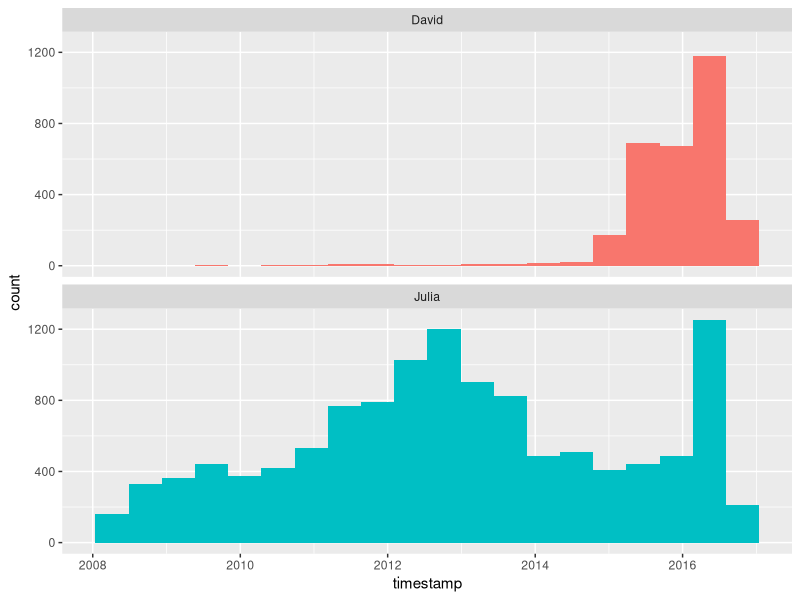

This chart was generated by the following R code: (Note: this script raises an error after producing the figure.)
## ---- chunk 1
library(lubridate)
library(ggplot2)
library(dplyr)
library(readr)

tweets_julia <- read_csv("data/tweets_julia.csv")
tweets_dave <- read_csv("data/tweets_dave.csv")
tweets <- bind_rows(tweets_julia %>% 
                      mutate(person = "Julia"),
                    tweets_dave %>% 
                      mutate(person = "David")) %>%
  mutate(timestamp = ymd_hms(timestamp))

ggplot(tweets, aes(x = timestamp, fill = person)) +
  geom_histogram(position = "identity", bins = 20, show.legend = FALSE) +
  facet_wrap(~person, ncol = 1)
## ---- chunk 2
library(tidytext)
library(stringr)

remove_reg <- "&amp;|&lt;|&gt;"
tidy_tweets <- tweets %>% 
  filter(!str_detect(text, "^RT")) %>%
  mutate(text = str_remove_all(text, remove_reg)) %>%
  unnest_tokens(word, text, token = "tweets") %>%
  filter(!word %in% stop_words$word,
         !word %in% str_remove_all(stop_words$word, "'"),
         str_detect(word, "[a-z]"))
## ---- chunk 3
frequency <- tidy_tweets %>% 
  group_by(person) %>% 
  count(word, sort = TRUE) %>% 
  left_join(tidy_tweets %>% 
              group_by(person) %>% 
              summarise(total = n())) %>%
  mutate(freq = n/total)

frequency
## ---- chunk 4
library(tidyr)

frequency <- frequency %>% 
  select(person, word, freq) %>% 
  pivot_wider(names_from = person,
              values_from = freq) %>%
  arrange(Julia, David)

frequency
## ---- chunk 5
library(scales)

ggplot(frequency, aes(Julia, David)) +
  geom_jitter(alpha = 0.1, size = 2.5, width = 0.25, height = 0.25) +
  geom_text(aes(label = word), check_overlap = TRUE, vjust = 1.5) +
  scale_x_log10(labels = percent_format()) +
  scale_y_log10(labels = percent_format()) +
  geom_abline(color = "red")
## ---- chunk 6
tidy_tweets <- tidy_tweets %>%
  filter(timestamp >= as.Date("2016-01-01"),
         timestamp < as.Date("2017-01-01"))
## ---- chunk 7
word_ratios <- tidy_tweets %>%
  filter(!str_detect(word, "^@")) %>%
  count(word, person) %>%
  group_by(word) %>%
  filter(sum(n) >= 10) %>%
  ungroup() %>%
  pivot_wider(names_from = person, 
              values_from = n, 
              values_fill = 0) %>%
  mutate_if(is.numeric, list(~(. + 1) / (sum(.) + 1))) %>%
  mutate(logratio = log(David / Julia)) %>%
  arrange(desc(logratio))
## ---- chunk 8
word_ratios %>% 
  arrange(abs(logratio))
## ---- chunk 9
word_ratios %>%
  group_by(logratio < 0) %>%
  top_n(15, abs(logratio)) %>%
  ungroup() %>%
  mutate(word = reorder(word, logratio)) %>%
  ggplot(aes(word, logratio, fill = logratio < 0)) +
  geom_col(show.legend = FALSE) +
  coord_flip() +
  ylab("log odds ratio (David/Julia)") +
  scale_fill_discrete(name = "", labels = c("David", "Julia"))
## ---- chunk 10
words_by_time <- tidy_tweets %>%
  filter(!str_detect(word, "^@")) %>%
  mutate(time_floor = floor_date(timestamp, unit = "1 month")) %>%
  count(time_floor, person, word) %>%
  group_by(person, time_floor) %>%
  mutate(time_total = sum(n)) %>%
  group_by(person, word) %>%
  mutate(word_total = sum(n)) %>%
  ungroup() %>%
  rename(count = n) %>%
  filter(word_total > 30)

words_by_time
## ---- chunk 11
nested_data <- words_by_time %>%
  nest(-word, -person) 

nested_data
## ---- chunk 12
library(purrr)

nested_models <- nested_data %>%
  mutate(models = map(data, ~ glm(cbind(count, time_total) ~ time_floor, ., 
                                  family = "binomial")))

nested_models
## ---- chunk 13
library(broom)

slopes <- nested_models %>%
  mutate(models = map(models, tidy)) %>%
  unnest(cols = c(models)) %>%
  filter(term == "time_floor") %>%
  mutate(adjusted.p.value = p.adjust(p.value))
## ---- chunk 14
top_slopes <- slopes %>% 
  filter(adjusted.p.value < 0.05)

top_slopes
## ---- chunk 15
words_by_time %>%
  inner_join(top_slopes, by = c("word", "person")) %>%
  filter(person == "David") %>%
  ggplot(aes(time_floor, count/time_total, color = word)) +
  geom_line(size = 1.3) +
  labs(x = NULL, y = "Word frequency")
## ---- chunk 16
words_by_time %>%
  inner_join(top_slopes, by = c("word", "person")) %>%
  filter(person == "Julia") %>%
  ggplot(aes(time_floor, count/time_total, color = word)) +
  geom_line(size = 1.3) +
  labs(x = NULL, y = "Word frequency")
## ---- chunk 17
tweets_julia <- read_csv("data/juliasilge_tweets.csv")
tweets_dave <- read_csv("data/drob_tweets.csv")
tweets <- bind_rows(tweets_julia %>% 
                      mutate(person = "Julia"),
                    tweets_dave %>% 
                      mutate(person = "David")) %>%
  mutate(created_at = ymd_hms(created_at))
## ---- chunk 18
tidy_tweets <- tweets %>% 
  filter(!str_detect(text, "^(RT|@)")) %>%
  mutate(text = str_remove_all(text, remove_reg)) %>%
  unnest_tokens(word, text, token = "tweets", strip_url = TRUE) %>%
  filter(!word %in% stop_words$word,
         !word %in% str_remove_all(stop_words$word, "'"))

tidy_tweets
## ---- chunk 19
totals <- tidy_tweets %>% 
  group_by(person, id) %>% 
  summarise(rts = first(retweets)) %>% 
  group_by(person) %>% 
  summarise(total_rts = sum(rts))

totals
## ---- chunk 20
word_by_rts <- tidy_tweets %>% 
  group_by(id, word, person) %>% 
  summarise(rts = first(retweets)) %>% 
  group_by(person, word) %>% 
  summarise(retweets = median(rts), uses = n()) %>%
  left_join(totals) %>%
  filter(retweets != 0) %>%
  ungroup()

word_by_rts %>% 
  filter(uses >= 5) %>%
  arrange(desc(retweets))
## ---- chunk 21
word_by_rts %>%
  filter(uses >= 5) %>%
  group_by(person) %>%
  top_n(10, retweets) %>%
  arrange(retweets) %>%
  ungroup() %>%
  mutate(word = factor(word, unique(word))) %>%
  ungroup() %>%
  ggplot(aes(word, retweets, fill = person)) +
  geom_col(show.legend = FALSE) +
  facet_wrap(~ person, scales = "free", ncol = 2) +
  coord_flip() +
  labs(x = NULL, 
       y = "Median # of retweets for tweets containing each word")
## ---- chunk 22
totals <- tidy_tweets %>% 
  group_by(person, id) %>% 
  summarise(favs = first(favorites)) %>% 
  group_by(person) %>% 
  summarise(total_favs = sum(favs))

word_by_favs <- tidy_tweets %>% 
  group_by(id, word, person) %>% 
  summarise(favs = first(favorites)) %>% 
  group_by(person, word) %>% 
  summarise(favorites = median(favs), uses = n()) %>%
  left_join(totals) %>%
  filter(favorites != 0) %>%
  ungroup()
## ---- chunk 23
word_by_favs %>%
  filter(uses >= 5) %>%
  group_by(person) %>%
  top_n(10, favorites) %>%
  arrange(favorites) %>%
  ungroup() %>%
  mutate(word = factor(word, unique(word))) %>%
  ungroup() %>%
  ggplot(aes(word, favorites, fill = person)) +
  geom_col(show.legend = FALSE) +
  facet_wrap(~ person, scales = "free", ncol = 2) +
  coord_flip() +
  labs(x = NULL, 
       y = "Median # of favorites for tweets containing each word")
